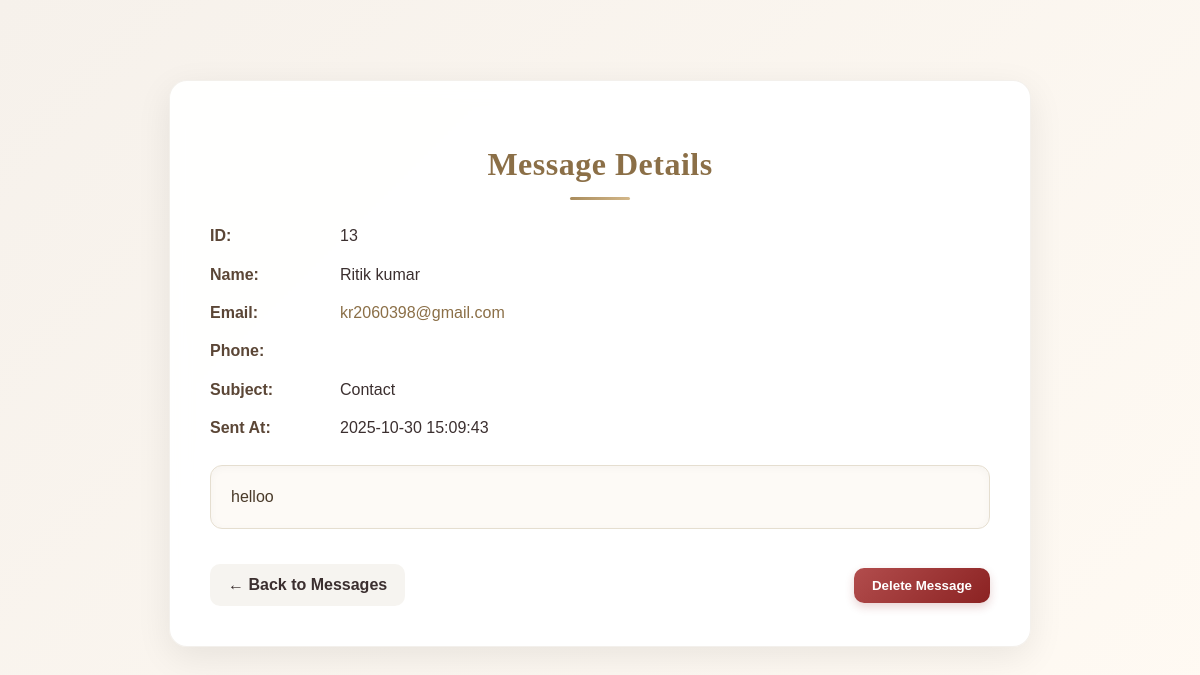
Page /admin/view_message.php?id=13 (signed in) on the committed database.
### tables this page shows
CREATE TABLE `contact_messages` (
  `id` int(11) NOT NULL,
  `name` varchar(100) NOT NULL,
  `email` varchar(150) NOT NULL,
  `phone` varchar(20) DEFAULT NULL,
  `subject` varchar(200) DEFAULT 'Contact',
  `message` text NOT NULL,
  `sent_at` datetime DEFAULT current_timestamp()
);

### admin/view_message.php (the view, shortened to what this page needs)
<?php
require_once __DIR__ . '/../includes/db.php';
$id = (int)($_GET['id'] ?? 0);
$stmt = $conn->prepare("SELECT * FROM contact_messages WHERE id = ?");
$stmt->bind_param("i", $id);
$stmt->execute();
$res = $stmt->get_result();
$message = $res->fetch_assoc();
?>
<!doctype html>
<html lang="en">
<head>
</head>
<body>
  <div class="container">
    <h1>Message Details</h1>
    <div class="info"><strong>ID:</strong> <?= htmlspecialchars($message['id']) ?></div>
    <div class="info"><strong>Name:</strong> <?= htmlspecialchars($message['name']) ?></div>
    <div class="info"><strong>Email:</strong> <a href="mailto:<?= htmlspecialchars($message['email']) ?>"><?= htmlspecialchars($message['email']) ?></a></div>
    <div class="info"><strong>Phone:</strong> <?= htmlspecialchars($message['phone']) ?></div>
    <div class="info"><strong>Subject:</strong> <?= htmlspecialchars($message['subject']) ?></div>
    <div class="info"><strong>Sent At:</strong> <?= htmlspecialchars($message['sent_at']) ?></div>
    <div class="message-box"><?= nl2br(htmlspecialchars($message['message'])) ?></div>
    <div class="actions">
      <a href="messages.php" class="btn back">← Back to Messages</a>
      <form method="post" action="delete_message.php" onsubmit="return confirm('Are you sure you want to delete this message?');">
        <button type="submit" class="btn delete">Delete Message</button>
      </form>
    </div>
  </div>
</body>
</html>

### admin/view_message.php (style rules this page uses)
:root { --bg: linear-gradient(135deg, #f6f1eb, #fffaf3); --accent: #8b6f47; --accent-gradient: linear-gradient(135deg, #a88b5b, #d5b98b); --text-dark: #3b2f2f; --panel: rgba(255, 255, 255, 0.95); --shadow: 0 10px 35px rgba(0, 0, 0, 0.08); --radius: 18px; --font-heading: 'Cormorant Garamond', serif; --font-body: 'Poppins', sans-serif; }
body { margin: 0; padding: 40px 20px; font-family: var(--font-body); background: var(--bg); color: var(--text-dark); line-height: 1.4; }
.container { max-width: 780px; margin: 40px auto; background: var(--panel); backdrop-filter: blur(10px); padding: 40px; border-radius: var(--radius); box-shadow: var(--shadow); border: 1px solid rgba(139, 111, 71, 0.1); }
h1 { font-family: var(--font-heading); font-size: 2rem; color: var(--accent); margin-bottom: 25px; letter-spacing: 0.5px; text-align: center; position: relative; }
h1::after { content: ""; display: block; width: 60px; height: 3px; background: var(--accent-gradient); margin: 10px auto 0; border-radius: 2px; }
.info { margin-bottom: 16px; font-size: 1rem; display: flex; justify-content: flex-start; flex-wrap: wrap; }
.info strong { width: 130px; color: #5b4636; font-weight: 600; }
.info a { color: var(--accent); text-decoration: none; }
.message-box { margin-top: 25px; background: #fdfaf6; border: 1px solid #e5ded0; border-radius: 12px; padding: 20px; font-size: 1rem; color: #4a3b2a; line-height: 1.4; box-shadow: inset 0 2px 8px rgba(0,0,0,0.03); white-space: pre-wrap; }
.actions { display: flex; justify-content: space-between; align-items: center; gap: 12px; margin-top: 35px; flex-wrap: wrap; }
.btn { padding: 10px 18px; border-radius: 10px; font-weight: 600; cursor: pointer; text-decoration: none; display: inline-flex; align-items: center; justify-content: center; transition: all 0.3s ease; font-family: var(--font-body); border: none; }
.btn.back { background: rgba(139, 111, 71, 0.08); color: var(--text-dark); }
.btn.delete { background: linear-gradient(135deg, #b24d4d, #8b2222); color: #fff; box-shadow: 0 4px 10px rgba(139,34,34,0.2); }

### rows in the picture
contact_messages: id "13", name "Ritik kumar", email "kr2060398@gmail.com", subject "Contact", sent_at "2025-10-30 15:09:43", message "helloo"
